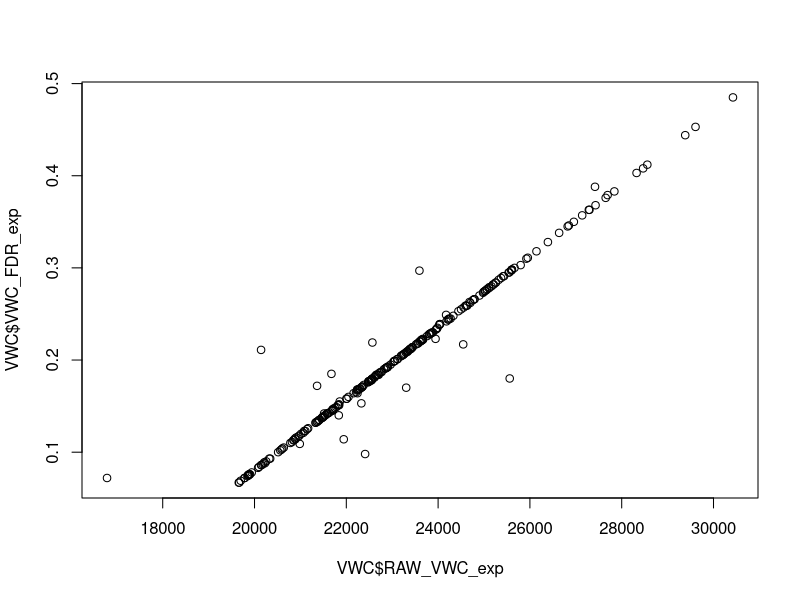
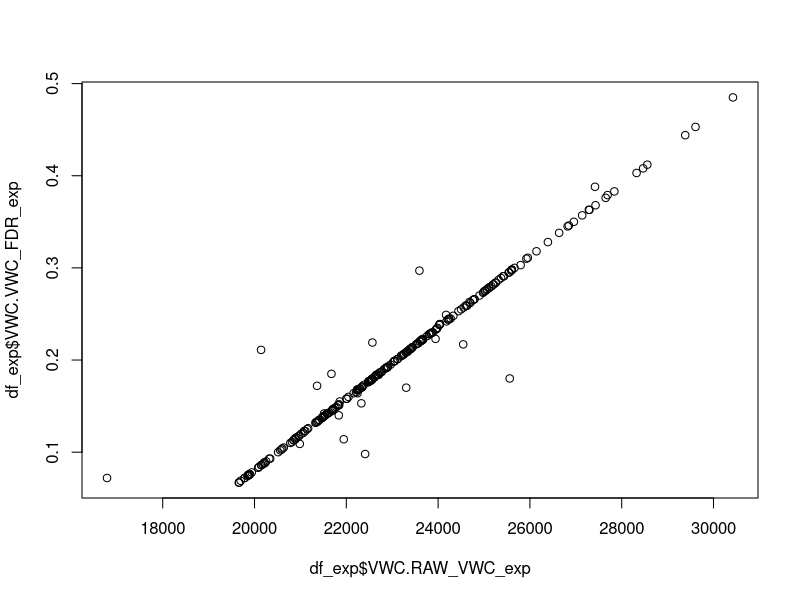
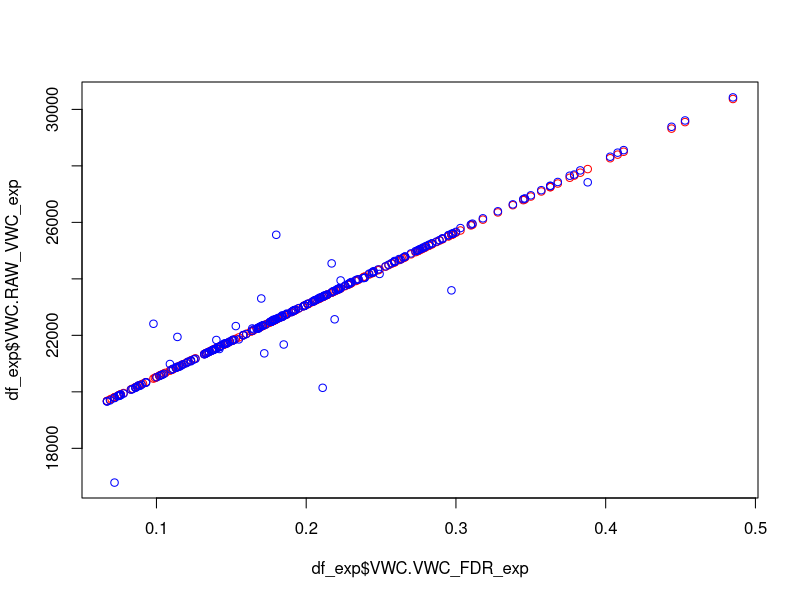
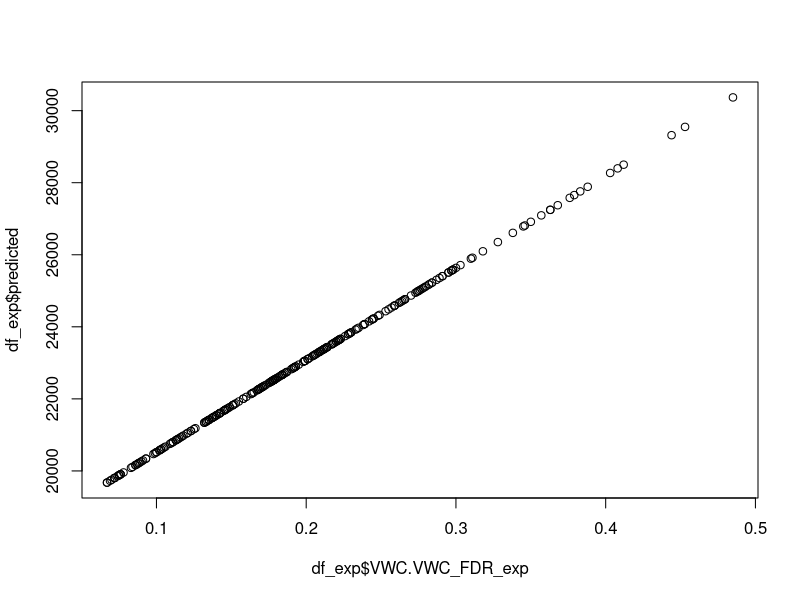
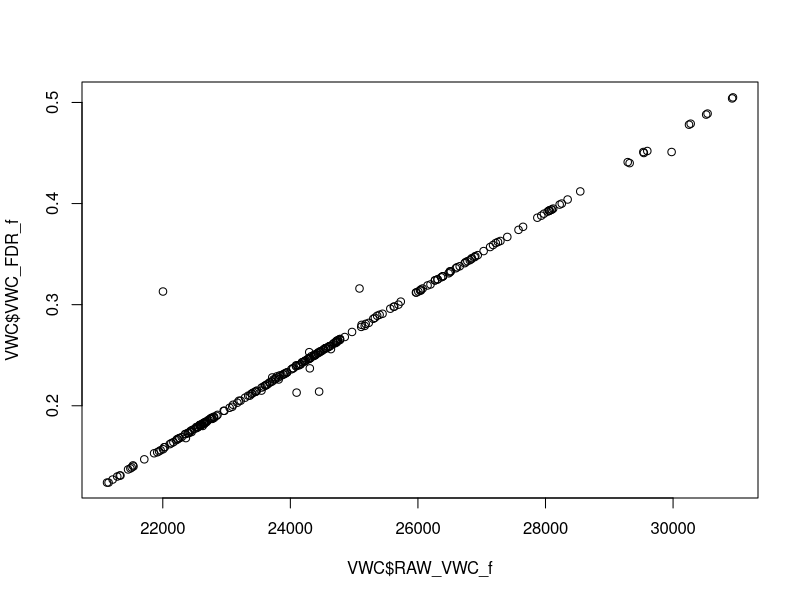
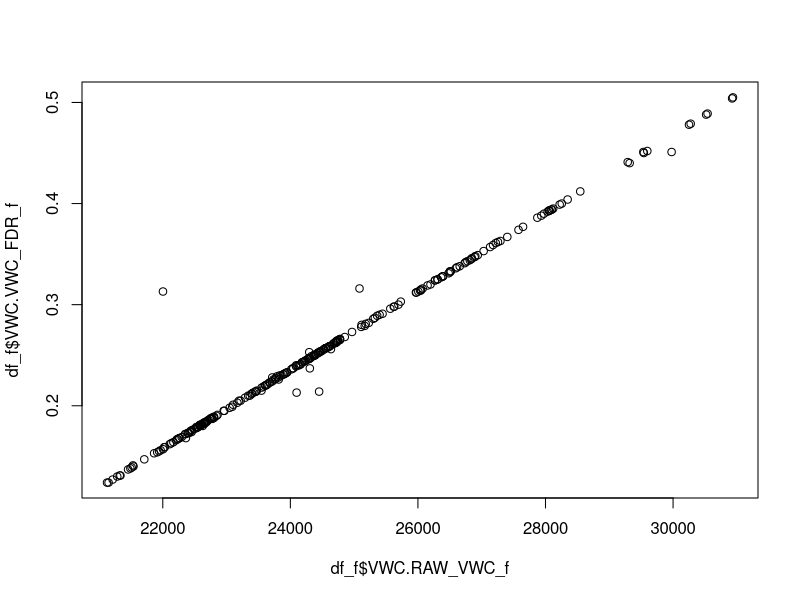
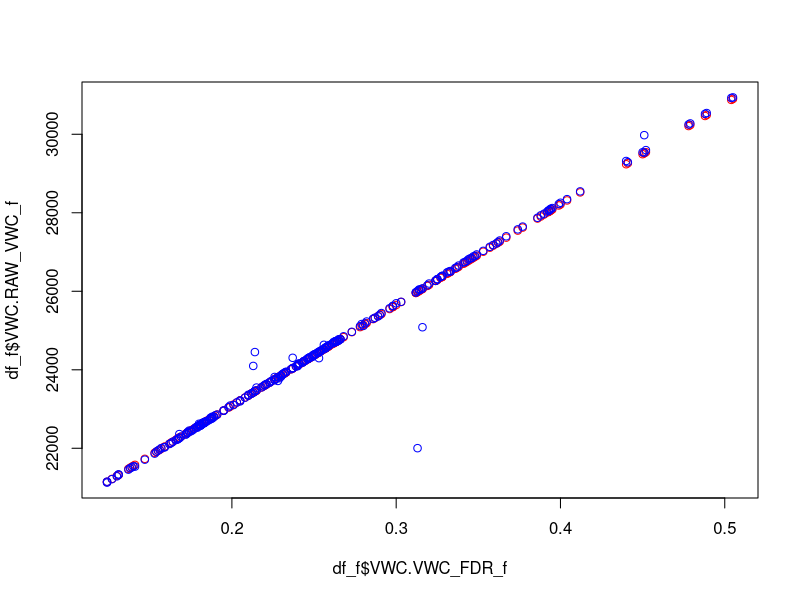
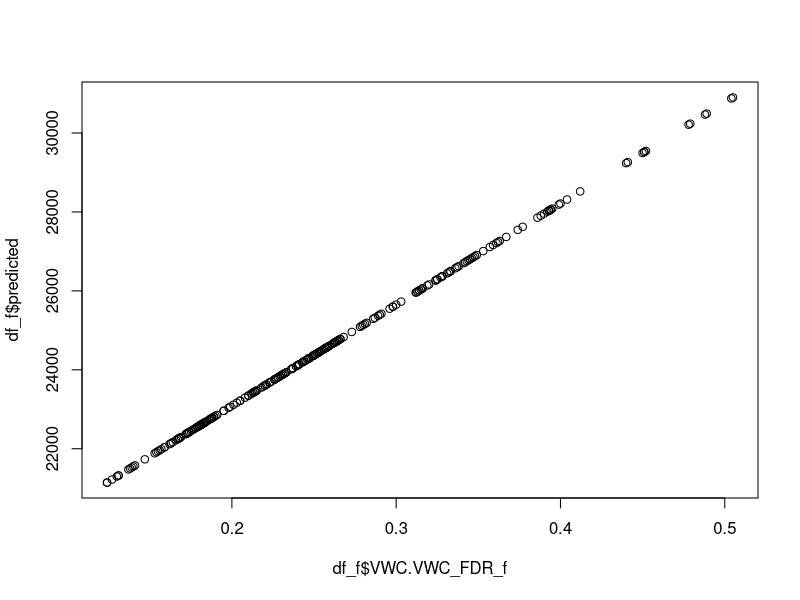

Write the R code that produced these figures, in order.
# Initial Data Processing


# read VWC Calibration Data
VWC <- read.csv(file = 'VWC_Calibration_ALL.csv')
str(VWC)
summary(VWC)


# Add species specific mean density to dataframe
species_mean_density <- with(VWC, tapply(density, species, mean, na.rm=TRUE))
VWC$meandensity <- species_mean_density[match(VWC$species, names(species_mean_density))]


# Temp outlier remove (409C is clearly impossible and a typing mistake)
outlier_index <- which(VWC$Temp_f == 409.75)

# Remove the outlier by assigning NA to the corresponding value
VWC$Temp_f[outlier_index] <- NA


##Create Species Groups / Taxonomic Units

Manilkara <- VWC[VWC$species == 'Manilkara_bidentata',]
Protium <- VWC[VWC$species == 'Protium_tenuifolium',]
Voucapoua <- VWC[VWC$species == 'Voucapoua_americana',]  
Licania <- VWC[VWC$species == 'Licania_octandra',]
Jacaranda <- VWC[VWC$species == 'Jacaranda_copaia',]
Oenocarpus <- VWC[VWC$species == 'Oenocarpus_distichus',]
Euterpe <- VWC[VWC$species == 'Euterpe_oleraceae',]
Astrocaryum <-VWC[VWC$species == 'Astrocaryum_vulgare',]                


Palms <- subset(VWC, species %in% c('Euterpe_oleraceae','Oenocarpus_distichus', 
                                    'Astrocaryum_vulgare'))
Dicots <- subset(VWC, species %in% c('Manilkara_bidentata','Protium_tenuifolium',
                                     'Voucapoua_americana',
                                     'Licania_octandra','Jacaranda_copaia'))


### FILLING RAW data gaps and remove outliers which are likely typing errors
# since RAW and VWC data are linear - outliers were identified
# due to local collaboration and the remoteness of the site, data was written
# down by hand - 
# non- treatment of outliers would lead to biases in electric permittivity values 
# later on

### Predict RAW values from model (fill missing RAW values)
# RAW EXP
plot(VWC$VWC_FDR_exp ~ VWC$RAW_VWC_exp, data = VWC)

df_exp <- data.frame(VWC$RAW_VWC_exp, VWC$VWC_FDR_exp)
fit <- lm(df_exp)
summary(lm(df_exp))
fit
df_exp$predicted <- predict(fit, newdata = df_exp)

plot(df_exp$VWC.RAW_VWC_exp, df_exp$VWC.VWC_FDR_exp)

par(mfrow= c(1,1))
plot(df_exp$VWC.VWC_FDR_exp, df_exp$VWC.RAW_VWC_exp, col = 'blue',
     points(df_exp$VWC.VWC_FDR_exp, df_exp$predicted, col = 'red'))
plot(df_exp$VWC.VWC_FDR_exp, df_exp$predicted)
VWC$RAW_predict_exp <- df_exp$predicted

# RAW FRESH
plot(VWC$VWC_FDR_f ~ VWC$RAW_VWC_f, data = VWC)

df_f <- data.frame(VWC$RAW_VWC_f, VWC$VWC_FDR_f)
fit_f <- lm(df_f)
summary(lm(df_f))
fit_f
df_f$predicted <- predict(fit_f, newdata = df_f)

plot(df_f$VWC.RAW_VWC_f, df_f$VWC.VWC_FDR_f)

par(mfrow= c(1,1))
plot(df_f$VWC.VWC_FDR_f, df_f$VWC.RAW_VWC_f, col = 'blue',
     points(df_f$VWC.VWC_FDR_f, df_f$predicted, col = 'red'))
plot(df_f$VWC.VWC_FDR_f, df_f$predicted)
VWC$RAW_predict_f <- df_f$predicted

# ε (electric permittivity) can be calculted from RAW (voltage) values
# measured by the FDR sensor
# Note: Using measured RAW values and applying the METER (Teros) generated 
# calibtration to calculate ε is NOT correct
# RAW values need to be divided by 10 initially - This has been discussed with 
# METER's technical support 
# Hence, equation 8 of the Teros11-12 Manual is used, and RAW values were divided 
# by 10
##############################################################################
#####################
# USE PREDICTED RAW VALUES
VWC$RAW_VWC_exp10p <- VWC$RAW_predict_exp/10 
VWC$RAW_VWC_f10p <- VWC$RAW_predict_f/10

# CALCULATE ε (ep) from RAW10 values
VWC$ep_f <- (2.887 * 10^-9 * VWC$RAW_VWC_f10p^3 - 2.080 
             * 10^-5 * VWC$RAW_VWC_f10p^2 + 5.276 * 10^-2 * VWC$RAW_VWC_f10p -43.39 )^2
VWC$ep_exp <- (2.887 * 10^-9 * VWC$RAW_VWC_exp10p^3 - 2.080 
               * 10^-5 * VWC$RAW_VWC_exp10p^2 + 5.276 * 10^-2 * VWC$RAW_VWC_exp10p -43.39 )^2

# Apply sqrt-transformation of ep 

VWC$ep_exp.sqrt <- sqrt(VWC$ep_exp)
VWC$ep_f.sqrt <- sqrt(VWC$ep_f)


## DATA exploration using pair plots

#########################################
# Correlation Pair Plots
#########################################
panel.cor <- function(x, y, digits = 2, prefix = "", cex.cor, ...)
{
  usr <- par("usr")
  par(usr = c(0, 1, 0, 1))
  r <- abs(cor(x, y, use = "complete.obs"))
  txt <- format(c(r, 0.123456789), digits = digits)[1]
  txt <- paste0(prefix, txt)
  if(missing(cex.cor)) cex.cor <- 0.8/strwidth(txt)
  text(0.5, 0.5, txt, cex = cex.cor * r)
}
panel.hist <- function(x, ...)
{
  usr <- par("usr")
  par(usr = c(usr[1:2], 0, 1.5) )
  h <- hist(x, plot = FALSE)
  breaks <- h$breaks; nB <- length(breaks)
  y <- h$counts; y <- y/max(y)
  rect(breaks[-nB], 0, breaks[-1], y, col = "cyan", ...)
}

pairs(VWC[, c("VWC_exp", "VWC_FDR_exp", "ep_exp", 
              "density", "RAW_VWC_exp10p","Temp_exp")],
      lower.panel = panel.cor,
      diag.panel = panel.hist,
      upper.panel = panel.smooth) 


pairs(VWC[, c("VWC_grav", "VWC_FDR_f", "ep_f", 
              "density", "RAW_VWC_f10p","Temp_f")],
      lower.panel = panel.cor,
      diag.panel = panel.hist,
      upper.panel = panel.smooth)
